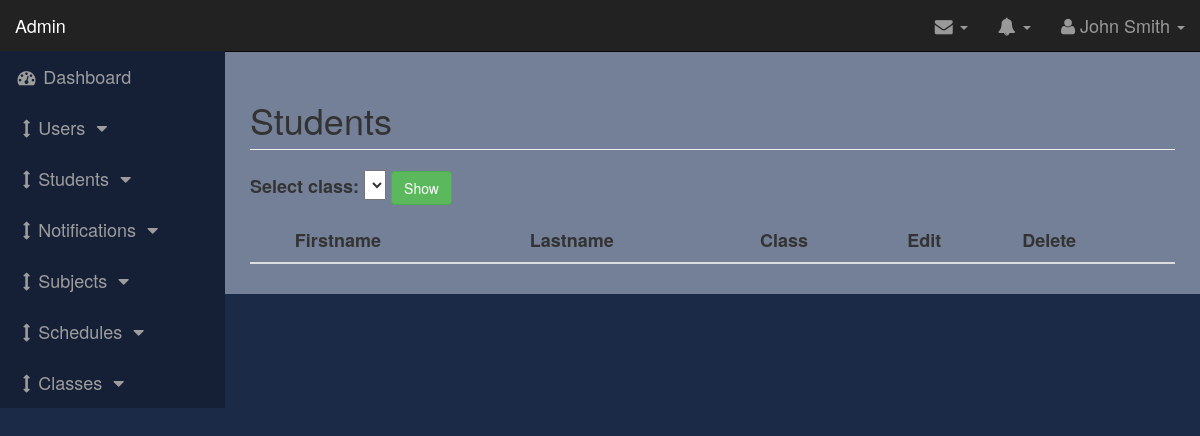
The app's page /students (signed in), older data.
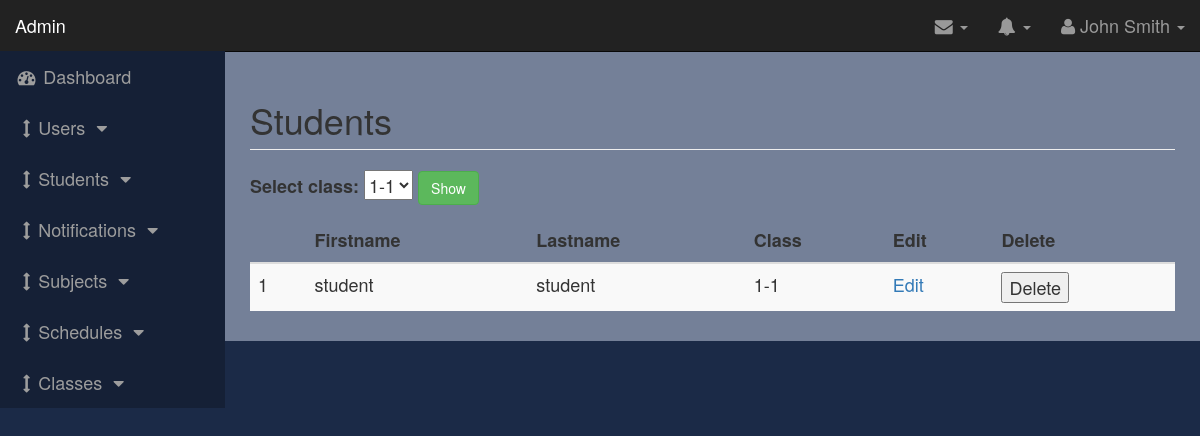
The same page, newer data.
### tables this page shows
CREATE TABLE IF NOT EXISTS `students` (
  `id_student` int(11) NOT NULL AUTO_INCREMENT,
  `first_name` varchar(255) NOT NULL,
  `last_name` varchar(255) NOT NULL,
  `id_school_class` int(11) NOT NULL,
  PRIMARY KEY (`id_student`),
  KEY `fk_students_school_classes1_idx` (`id_school_class`)
);

CREATE TABLE IF NOT EXISTS `school_classes` (
  `id_school_class` int(11) NOT NULL AUTO_INCREMENT,
  `name` varchar(10) NOT NULL,
  PRIMARY KEY (`id_school_class`)
);

### app/controllers/Students.php (called while the page is built, shortened)
<?php
class Students extends Controller
{
  public function __construct()
  {
    $this->studentModel = $this->model('Student');
    $this->classModel = $this->model('School_Class');
  }
  public function index()
  {
    $students = $this->studentModel->showAllStudentsJoinClasses();
    $classes = $this->classModel->showAllClasses();
    $data = [
      'students' => $students,
      'classes' => $classes
    ];
    $this->view('admin/students/index', $data);
  }
}

### app/libraries/Core.php (called while the page is built, shortened)
<?php
  class Core {
    protected $currentMethod = 'index';
    public function __construct(){
      $url = $this->getUrl();
      if(file_exists('../app/controllers/' . ucwords($url[0]). '.php')){
        unset($url[0]);
      }
      $this->currentController = new $this->currentController;
      $this->params = $url ? array_values($url) : [];
      call_user_func_array([$this->currentController, $this->currentMethod], $this->params);
    }
    public function getUrl(){
      if(isset($_GET['url'])){
        $url = rtrim($_GET['url'], '/');
        $url = filter_var($url, FILTER_SANITIZE_URL);
        $url = explode('/', $url);
        return $url;
      }
    }
  }

### public/index.php (called while the page is built, shortened)
<?php
$init = new Core;

### app/libraries/Database.php (called while the page is built, shortened)
<?php
  class Database {
    private $host = DB_HOST;
    private $user = DB_USER;
    private $pass = DB_PASS;
    private $dbname = DB_NAME;
    private $dbh;
    private $stmt;
    public function __construct(){
      $dsn = 'mysql:host=' . $this->host . ';dbname=' . $this->dbname;
      $options = array(
        PDO::ATTR_PERSISTENT => true,
        PDO::ATTR_ERRMODE => PDO::ERRMODE_EXCEPTION
      );
      try{
        $this->dbh = new PDO($dsn, $this->user, $this->pass, $options);
      } catch(PDOException $e){
        $this->error = $e->getMessage();
        echo $this->error;
      }
    }
    public function query($sql){
      $this->stmt = $this->dbh->prepare($sql);
    }
    public function execute(){
      return $this->stmt->execute();
    }
    public function resultSet(){
      $this->execute();
      return $this->stmt->fetchAll(PDO::FETCH_OBJ);
    }
  }

### app/models/School_Class.php (called while the page is built, shortened)
<?php
class School_class
{
    private $db;
    public function __construct()
    {
        $this->db = new Database();
    }
    public function showAllClasses()
    {
        $this->db->query('SELECT * FROM school_classes');
        $classes = $this->db->resultSet();
        return $classes;
    }
}

### app/models/Student.php (called while the page is built, shortened)
<?php
class Student
{
    private $db;
    public function __construct()
    {
        $this->db = new Database();
    }
    public function showAllStudentsJoinClasses()
    {
        $this->db->query('SELECT students.id_student , students.first_name , students.last_name , school_classes.name , school_classes.id_school_class FROM students JOIN school_classes ON students.id_school_class = school_classes.id_school_class ');
        $students = $this->db->resultSet();
        return $students;
    }
}

### app/views/admin/students/index.php (the view, shortened to what the changed rows need)
<?php require APPROOT . '/views/inc/admin/header.php'; ?>
<div id="page-wrapper">
    <div class="container-fluid">
        <div class="row">
            <div class="col-lg-12">
                <h1 class="page-header">
                    Students
                </h1>
                <form action="" method="post">
                    <div class="form-group">
                        <label>Select class:</label>
                        <select name='id_class' class="custom-select my-1 mr-sm-2" id="inlineFormCustomSelectPref">
                            <?php foreach ($data['classes'] as $class) : ?>
                                <?php echo "<option value=\"$class->id_school_class\">$class->name</option>"; ?>
                            <?php endforeach; ?>
                        </select>
                        <input type="submit" class="btn btn-success" value="Show">
                    </div>
                </form>
                <table class="table table-striped">
                    <thead>
                        <tr>
                            <th></th>
                            <th>Firstname</th>
                            <th>Lastname</th>
                            <th>Class</th>
                            <th>Edit</th>
                            <th>Delete</th>
                        </tr>
                    </thead>
                    <?php $i = 0; ?>
                    <?php foreach ($data['students'] as $student) : ?>
                        <tbody>
                            <tr>
                                <?php echo '<td>' . ++$i . '</td><td>' . $student->first_name . '</td><td>' . $student->last_name . '</td><td>'
                                    . $student->name . '</td><td>' . '<a href =' . URLROOT . "/students/edit/" . $student->id_student . '>Edit</a>' . '</td><td>' ?>
                                <form action="<?php echo URLROOT . "/students/delete/" . $student->id_student ?>" method="POST">
                                    <input type="submit" name="delete" value="Delete">
                                </form>
                            </tr>
                        </tbody>
                    <?php endforeach; ?>
                </table>
            </div>
        </div>
    </div>
</div>
<?php require APPROOT . '/views/inc/admin/footer.php'; ?>

Row changes from the older to the newer data that the page shows:
added students: first_name "student", last_name "student", id_school_class.name "1-1"
Text that changed along with them:
form field id_class: (not shown) → "1-1"
